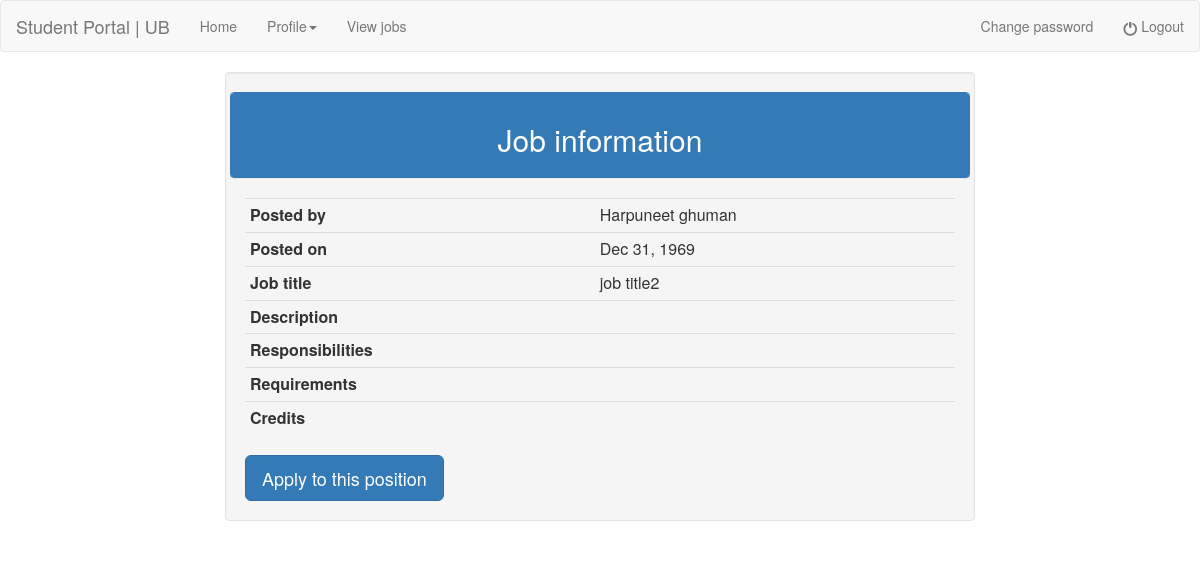
Before: /student_view_jobs_more.php?job_title=job title2&teacher_id=1 (signed in) with the older database file.
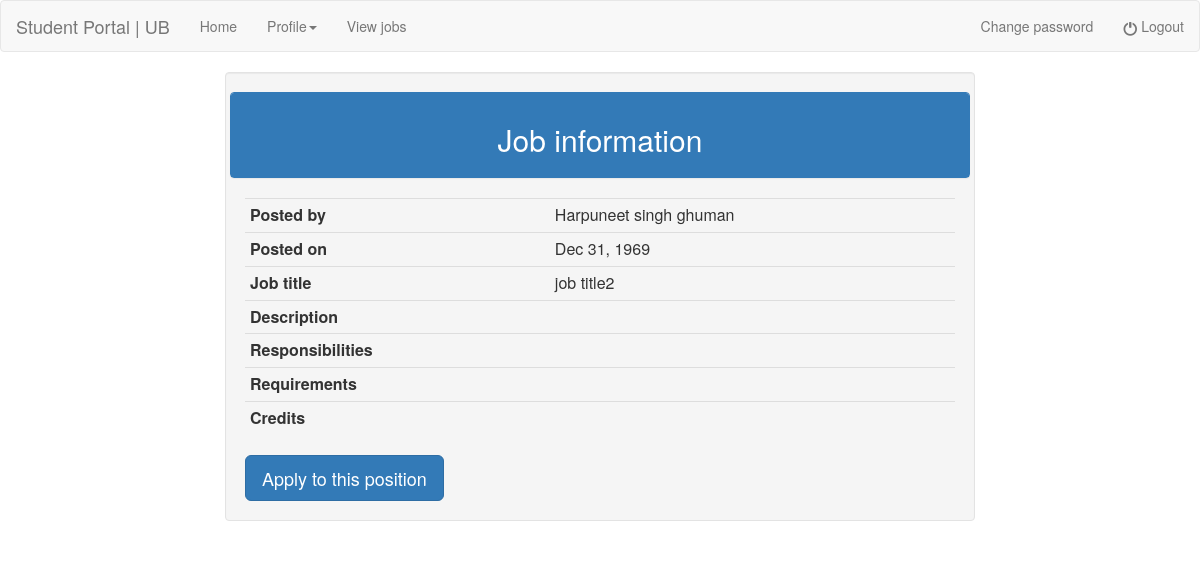
After: the same page with the newer database file.
### tables this page shows
CREATE TABLE `teacher_accounts` (
  `id` int(10) NOT NULL,
  `firstname` varchar(50) NOT NULL,
  `lastname` varchar(50) NOT NULL,
  `special_designation` varchar(50) NOT NULL,
  `job_title` varchar(50) NOT NULL,
  `department` varchar(50) NOT NULL,
  `email` varchar(50) NOT NULL,
  `phone` varchar(50) NOT NULL,
  `office_address` varchar(50) NOT NULL,
  `password` varchar(100) NOT NULL,
  `created_on` datetime NOT NULL,
  `last_updated` datetime NOT NULL
);

### student_view_jobs_more.php (the view, shortened to what this page needs)
<!doctype>
<html>
<head>
</head>
<body>
<?php
include "student_header.php";
include "connection.php";
$teacher_id=$_REQUEST['teacher_id'];
$job_title=$_REQUEST['job_title'];
$query1 = "select * from job_info where job_title='$job_title' and teacher_id='$teacher_id'";
$result1 = mysqli_query($conn, $query1);
$row1 = mysqli_fetch_array($result1);
$job_id=$row1[0];
$mysqldate = strtotime($row1[7]);
$date=date('M j, Y', $mysqldate);
$query2="select firstname,lastname from teacher_accounts where id='$teacher_id'";
$result2=mysqli_query($conn,$query2);
$row2=mysqli_fetch_array($result2);
$teacher_name= $row2[0].' '.$row2[1];
?>
    <div class="container">
        <div class="row">
            <div class="col-md-2">
            </div>
            <div class="col-md-8">
                <div class="well">
                    <div class="row">
                        <div class="panel panel-primary">
                            <div class="panel-heading">
                                <center><h2>Job information</h2></center>
                            </div>
                        </div>
                    </div>
                      <table class="table table-condensed">
                          <tbody>
                          <tr>
                              <td style="font-weight:bold">Posted by</td>
                              <td></td>
                              <td><?php echo $teacher_name ?></td>
                          </tr>
                          <tr>
                              <td style="font-weight:bold">Posted on</td>
                              <td></td>
                              <td><?php echo $date ?></td>
                          </tr>
                          <tr>
                              <td style="font-weight:bold">Job title</td>
                              <td></td>
                              <td><?php echo $job_title ?></td>
                          </tr>
                          <tr>
                              <td style="font-weight:bold">Description</td>
                              <td></td>
                              <td><?php echo $row1[2] ?></td>
                          </tr>
                          <tr>
                              <td style="font-weight:bold">Responsibilities</td>
                              <td></td>
                              <td><?php echo $row1[3] ?></td>
                          </tr>
                          <tr>
                              <td style="font-weight:bold">Requirements</td>
                              <td></td>
                              <td><?php echo $row1[4] ?></td>
                          </tr>
                          <tr>
                              <td style="font-weight:bold">Credits</td>
                              <td></td>
                              <td><?php echo $row1[5] ?></td>
                          </tr>
                          </tbody>
                      </table>
                      <?php
                          $flag=0;
                          if($flag==1)
                          {
                              ?>
                              <button class="btn btn-info btn-lg">Already Applied</button>
                              <?php
                          }
                          else {
                      ?>
                      <button onclick="location.href='student_apply_job.php?job_id=<?php echo $job_id ?>&teacher_id=<?php echo $teacher_id ?>'"
                        class="btn btn-primary btn-lg">Apply to this position
                      </button>
                      <?php
                  } ?>
                </div>
            </div>
        </div>
    </div>
</body>
</html>

Changed rows visible on the page:
changed teacher_accounts: teacher_name "Harpuneet ghuman" → "Harpuneet singh ghuman"
